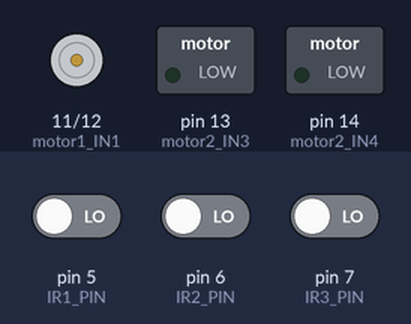
This sketch was run on a simulated Arduino Uno, built with avr-gcc and run on an emulated ATmega328P. Shown: motor-driver pin pairs drawn as motors (green arrow = first pin HIGH = forward, orange = second pin HIGH = backward, longer = more drive), switched loads named in the sketch (green lamp = pin HIGH). The inputs (shaded band) are chosen by the test bench; at power-on: pin 5 (IR1_PIN) LOW, pin 6 (IR2_PIN) LOW, pin 7 (IR3_PIN) LOW.

Above: at 1.2 s.
1.3 s: pin 5 (IR1_PIN) driven HIGH
At 1.9 s:
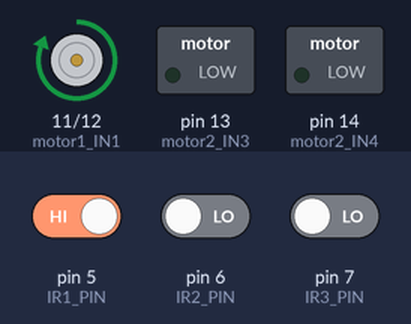
Timing chart, 0 to 4.3 s (numbered marks = the images above; inputs shaded):
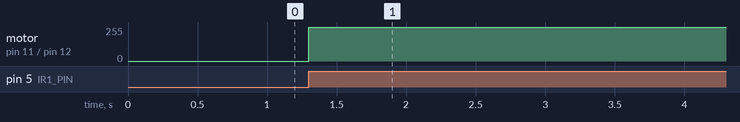

The sketch:

covener_belt.ino
```cpp
const int IR1_PIN = 5;
const int IR2_PIN = 6;
const int IR3_PIN = 7;
const int motor1_IN1 = 11;
const int motor1_IN2 = 12;
const int motor2_IN3 = 13;
const int motor2_IN4 = 14;

void setup() {
  pinMode(motor1_IN1, OUTPUT);
  pinMode(motor1_IN2, OUTPUT);
  pinMode(motor2_IN3, OUTPUT);
  pinMode(motor2_IN4, OUTPUT);
  pinMode(IR1_PIN, INPUT);
  pinMode(IR2_PIN, INPUT);
  pinMode(IR3_PIN, INPUT);
}

void loop() {
  if (digitalRead(IR1_PIN) == HIGH) {
    digitalWrite(motor1_IN1, HIGH);
    digitalWrite(motor1_IN2, LOW);
    delay(5000);
  } else {
    digitalWrite(motor1_IN1, LOW);
    digitalWrite(motor1_IN2, LOW);
  }

  if (digitalRead(IR2_PIN) == HIGH) {
    delay(5000);
    digitalWrite(motor1_IN1, LOW);
    digitalWrite(motor1_IN2, LOW);
    digitalWrite(motor2_IN3, HIGH);
    digitalWrite(motor2_IN4, LOW);
    delay(5000);
  } else {
    digitalWrite(motor2_IN3, LOW);
    digitalWrite(motor2_IN4, LOW);
  }

  if (digitalRead(IR3_PIN) == HIGH) {
    digitalWrite(motor2_IN3, LOW);
    digitalWrite(motor2_IN4, LOW);
  }
}
```

Measured:
- after the input at 1.3 s, motor on pin 11 (motor1_IN1) / pin 12 (motor1_IN2): stopped → forward 255/255 at once
